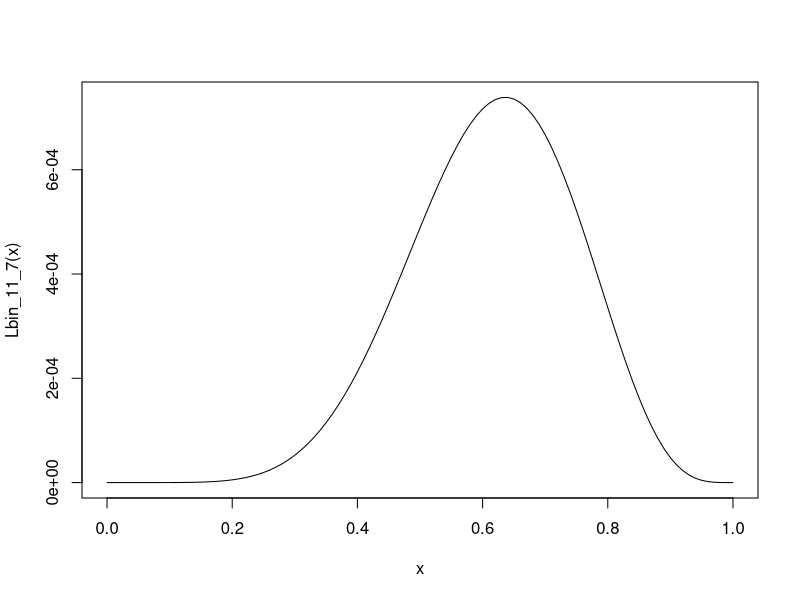

Recreate this plot in R. (Note: this script raises an error after producing the figure.)
## ---- chunk 1
knitr::opts_chunk$set(echo = TRUE)
## ---- chunk 2
x <- seq(from = 0.001, to = 0.999, by = 0.001)

# Take mean for n=11, head=7

info1 <- function(x){
  d <- D(expression(330* p^7 * (1-p)^4), "p")
  p <- x
  r <- eval(d)
  mean(r^2)
}

info1(x)

# Take mean for n=110, head=70

info2 <- function(x){
  d <- D(expression((1.625053e+30) * p^70 * (1-p)^40), "p")
  p <- x
  r <- eval(d)
  mean(r^2)
}

info2(x)


Lbin_11_7 <- function(p){p^7 * (1-p)^4}
curve(expr = Lbin_11_7, from = 0, to = 1)

lbin_110_70 <- function(p){p^70 * (1-p)^40}
curve(expr = Lbin_110_7, from = 0, to = 1)


# Revised code for this homework

p <- seq(from = 0.001, to = 0.999, by = 0.001)

d1 <- D(expression(330 * p^7 * (1-p)^4), "p")
d11 <- deriv(d1, "p")
s1 <- eval(d11)
mean(s1)

d2 <- D(expression((1.625053e+30) * p^70 * (1-p)^40), "p")
d22 <- deriv(d2, "p")
s2 <- eval(d22)
mean(s2)

# We can know from the results that the mean for the n=110 head=70 is bigger than for the n=11 head= 70, which indicates that the more data we have, the more exact information we get. And from the curve of these two log-likelihood, we could see that near the maximum likelihood estimate, low Fisher information indicates that the maximum appears"blunt", that is , the maximum is shallow and there are many nearby values with a similar log-likelihood. Conversely, high Fisher information indicates that the maximum is sharp.


